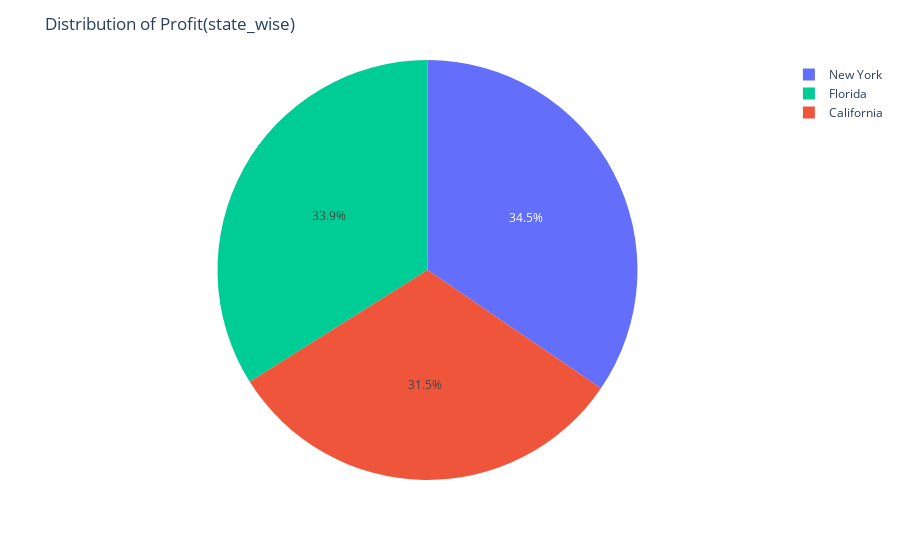

Here is the notebook cell this chart was saved with:
### Code cell
#state_wise =  startup[['State','Profit']]
fig = px.pie(data_frame= state_wise, names = [i for i in state_wise['State']],values=[i for i in state_wise['Profit']],color=[i for i in state_wise['State']],)
fig.update_layout(xaxis_title = 'State',yaxis_title = 'Profit',title = 'Distribution of Profit(state_wise)')
fig.show()

'''profit percentage: state wise'''

### Figure 1 — Plotly figure (JSON) as saved in the notebook; plotly's stock layout.template omitted (floating-point values rounded to 4 significant figures)
{"data": [{"customdata": [["New York"], ["California"], ["Florida"], ["New York"], ["Florida"], ["New York"], ["California"], ["Florida"], ["New York"], ["California"], ["Florida"], ["California"], ["Florida"], ["California"], ["Florida"], ["New York"], ["California"], ["New York"], ["Florida"], ["New York"], ["California"], ["New York"], ["Florida"], ["Florida"], ["New York"], ["California"], ["Florida"], ["New York"], ["Florida"], ["New York"], ["Florida"], ["New York"], ["California"], ["Florida"], ["California"], ["New York"], ["Florida"], ["California"], ["New York"], ["California"], ["California"], ["Florida"], ["California"], ["New York"], ["California"], ["New York"], ["Florida"], ["California"], ["New York"], ["California"]], "domain": {"x": [0, 1], "y": [0, 1]}, "hovertemplate": "label=%{label}<br>value=%{value}<br>color=%{customdata[0]}<extra></extra>", "labels": ["New York", "California", "Florida", "New York", "Florida", "New York", "California", "Florida", "New York", "California", "Florida", "California", "Florida", "California", "Florida", "New York", "California", "New York", "Florida", "New York", "California", "New York", "Florida", "Florida", "New York", "California", "Florida", "New York", "Florida", "New York", "Florida", "New York", "California", "Florida", "California", "New York", "Florida", "California", "New York", "California", "California", "Florida", "California", "New York", "California", "New York", "Florida", "California", "New York", "California"], "legendgroup": "", "marker": {"colors": ["#636efa", "#EF553B", "#00cc96", "#636efa", "#00cc96", "#636efa", "#EF553B", "#00cc96", "#636efa", "#EF553B", "#00cc96", "#EF553B", "#00cc96", "#EF553B", "#00cc96", "#636efa", "#EF553B", "#636efa", "#00cc96", "#636efa", "#EF553B", "#636efa", "#00cc96", "#00cc96", "#636efa", "#EF553B", "#00cc96", "#636efa", "#00cc96", "#636efa", "#00cc96", "#636efa", "#EF553B", "#00cc96", "#EF553B", "#636efa", "#00cc96", "#EF553B", "#636efa", "#EF553B", "#EF553B", "#00cc96", "#EF553B", "#636efa", "#EF553B", "#636efa", "#00cc96", "#EF553B", "#636efa", "#EF553B"]}, "name": "", "showlegend": true, "type": "pie", "values": [192300.0, 191800.0, 191100.0, 182900.0, 166200.0, 157000.0, 156100.0, 155800.0, 152200.0, 149800.0, 146100.0, 144300.0, 141600.0, 134300.0, 132600.0, 129900.0, 127000.0, 125400.0, 124300.0, 122800.0, 118500.0, 111300.0, 110400.0, 108700.0, 108600.0, 107400.0, 105700.0, 105000.0, 103300.0, 101000.0, 99940.0, 97480.0, 97430.0, 96780.0, 96710.0, 96480.0, 90710.0, 89950.0, 81230.0, 81010.0, 78240.0, 77800.0, 71500.0, 69760.0, 65200.0, 64930.0, 49490.0, 42560.0, 35670.0, 14680.0]}], "layout": {"legend": {"tracegroupgap": 0}, "margin": {"t": 60}, "title": {"text": "Distribution of Profit(state_wise)"}, "xaxis": {"title": {"text": "State"}}, "yaxis": {"title": {"text": "Profit"}}}}
